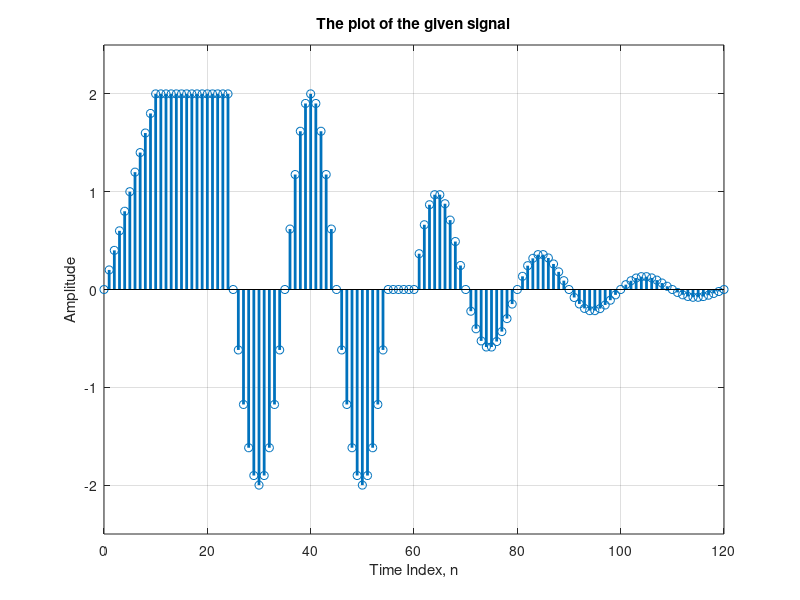

Recreate this plot in MATLAB.
% Write your code below
% Please note that the range of n is 0:120 and this range should be final and stored in n.
% The final signal should be stored in variable x.
n=0:120;
% we initialize zeros to all the matrices to have the same dimension before adding them.
x1 = zeros(size(n));
x2 = zeros(size(n));
x3 = zeros(size(n));
x4 = zeros(size(n));
x5 = zeros(size(n));

x1(n>=0 & n<=10) = n(n>=0 & n<=10)/5; % x1(condition) = n(condition)/5
% choose only first 11 slots from 121 elements
%choose n with the same dimension of x1 so that those elements of n would
%go to those 11  slots of x1.

x2(n>=11 & n<=24)= (2);

x3(n>=25 & n<=55)= (2 * cos(0.1*pi*n(n>=25 & n<=55))); %here we use * because a scaler is multiplied with a vector

x4(n>=56 & n<=60)= (0);

x5(n>=61 & n<=120)= (25*(exp((-0.05)*n(n>=61 & n<=120))) .* sin(0.1*pi*n(n>=61 & n<=120))); %here .* is used for 
% multiplying vector * vector (element-wise), so they should have same dimension

x=x1+x2+x3+x4+x5;

% For plotting
stem(n, x, 'LineWidth',2);
grid
xlabel('Time Index, n');
ylabel('Amplitude');
title('The plot of the given signal');
ylim([-2.5 2.5]);
